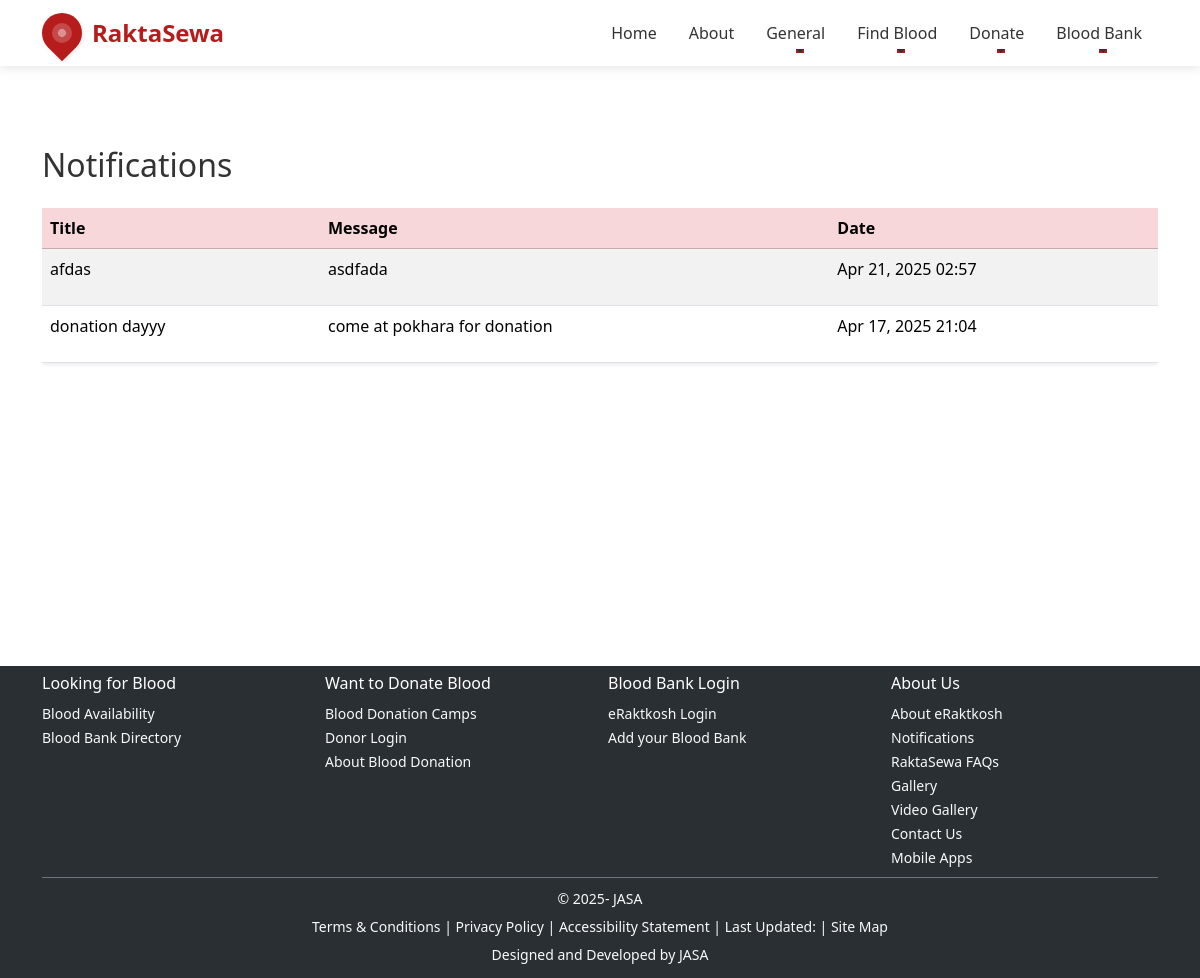
/notification/, run on an earlier commit of the app's database.
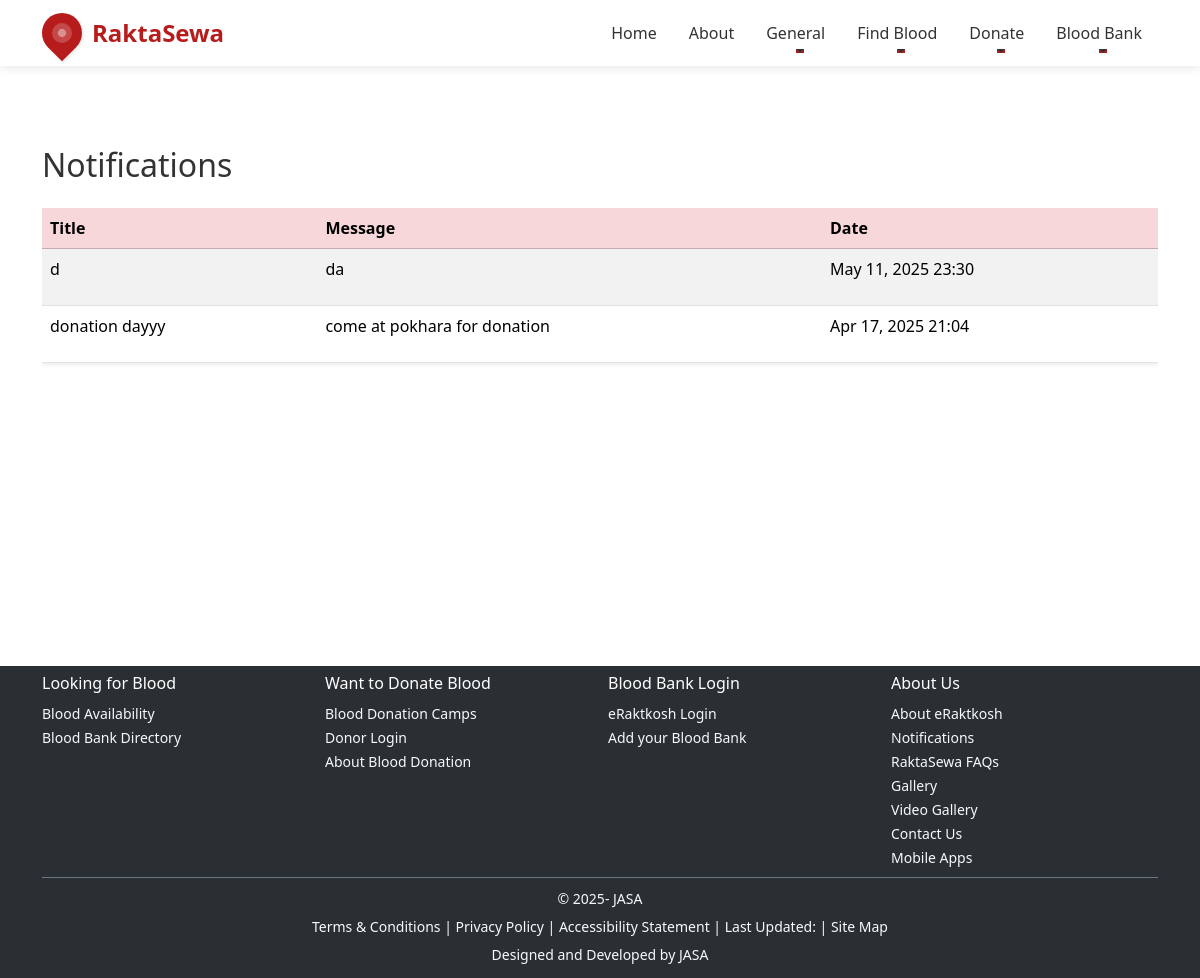
And on a later commit of the database.
### core/models.py (models this page shows, shortened)
class Notification(models.Model):
    title = models.CharField(max_length=200)
    message = models.TextField()
    created_at = models.DateTimeField(auto_now_add=True)

### core/views.py (the view)
# urls.py: path('notification/', views.notification, name='notification'),
def notification(request):
    notifications = Notification.objects.order_by('-created_at')
    return render(request, 'notification.html', {'notifications': notifications})

### templates/notification.html (shortened to what this page needs)
{% extends 'base.html' %}
{% load static %}
{% block content %}
<div class="container my-5">
  <h2 class="mb-4">Notifications</h2>
  <div class="table-responsive">
    <table class="table table-striped table-hover shadow-sm">
      <thead class="table-danger">
        <tr>
          <th>Title</th>
          <th>Message</th>
          <th>Date</th>
        </tr>
      </thead>
      <tbody>
        {% for notification in notifications %}
        <tr>
          <td>{{ notification.title }}</td>
          <td>{{ notification.message|linebreaks }}</td>
          <td>{{ notification.created_at|date:"M d, Y H:i" }}</td>
        </tr>
        {% empty %}
        <tr><td colspan="3" class="text-center">No notifications available.</td></tr>
        {% endfor %}
      </tbody>
    </table>
  </div>
</div>
{% endblock %}

What changed in the data, as far as the page shows it:
removed Notification: title "afdas", message "asdfada", created_at "Apr 21, 2025 02:57"
added Notification: title "d", message "da", created_at "May 11, 2025 23:30"
